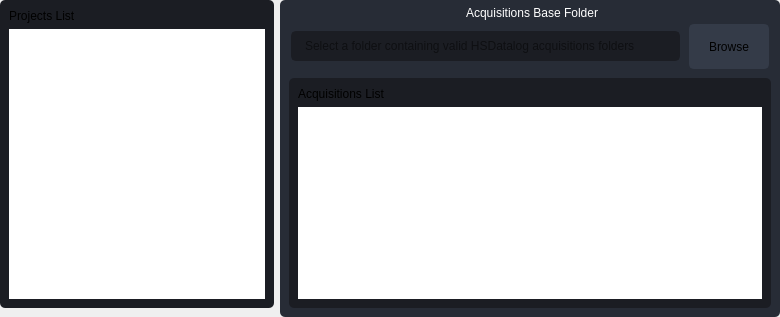
                                <widget class="QFrame" name="acq_upload_frame_content">
                                 <property name="sizePolicy">
                                  <sizepolicy hsizetype="Preferred" vsizetype="Preferred">
                                   <horstretch>0</horstretch>
                                   <verstretch>0</verstretch>
                                  </sizepolicy>
                                 </property>
                                 <property name="styleSheet">
                                  <string notr="true">border-radius: 5px;</string>
                                 </property>
                                 <property name="frameShape">
                                  <enum>QFrame::Shape::StyledPanel</enum>
                                 </property>
                                 <property name="frameShadow">
                                  <enum>QFrame::Shadow::Raised</enum>
                                 </property>
                                 <layout class="QHBoxLayout" name="horizontalLayout_10">
                                  <property name="spacing">
                                   <number>6</number>
                                  </property>
                                  <property name="leftMargin">
                                   <number>0</number>
                                  </property>
                                  <property name="topMargin">
                                   <number>0</number>
                                  </property>
                                  <property name="rightMargin">
                                   <number>0</number>
                                  </property>
                                  <property name="bottomMargin">
                                   <number>0</number>
                                  </property>
                                  <item>
                                   <widget class="QFrame" name="userLogin_frame">
                                    <property name="sizePolicy">
                                     <sizepolicy hsizetype="Expanding" vsizetype="Expanding">
                                      <horstretch>0</horstretch>
                                      <verstretch>0</verstretch>
                                     </sizepolicy>
                                    </property>
                                    <property name="minimumSize">
                                     <size>
                                      <width>0</width>
                                      <height>0</height>
                                     </size>
                                    </property>
                                    <property name="styleSheet">
                                     <string notr="true"/>
                                    </property>
                                    <property name="frameShape">
                                     <enum>QFrame::Shape::Panel</enum>
                                    </property>
                                    <property name="frameShadow">
                                     <enum>QFrame::Shadow::Raised</enum>
                                    </property>
                                    <layout class="QVBoxLayout" name="verticalLayout_21">
                                     <property name="spacing">
                                      <number>0</number>
                                     </property>
                                     <property name="leftMargin">
                                      <number>0</number>
                                     </property>
                                     <property name="topMargin">
                                      <number>0</number>
                                     </property>
                                     <property name="rightMargin">
                                      <number>0</number>
                                     </property>
                                     <property name="bottomMargin">
                                      <number>9</number>
                                     </property>
                                     <item>
                                      <widget class="QGroupBox" name="groupBox_projects_list">
                                       <property name="sizePolicy">
                                        <sizepolicy hsizetype="Preferred" vsizetype="Expanding">
                                         <horstretch>0</horstretch>
                                         <verstretch>0</verstretch>
                                        </sizepolicy>
                                       </property>
                                       <property name="minimumSize">
                                        <size>
                                         <width>0</width>
                                         <height>0</height>
                                        </size>
                                       </property>
                                       <property name="styleSheet">
                                        <string notr="true">QGroupBox {
	border-radius: 5px;
    border: transparent;
	background-color: rgb(27, 29, 35);
}

QRadioButton::indicator {
    border: 3px solid rgb(52, 59, 72);
	width: 15px;
	height: 15px;
	border-radius: 10px;
    background: rgb(44, 49, 60);
}
QRadioButton::indicator:hover {
    border: 3px solid rgb(58, 66, 81);
}
QRadioButton::indicator:checked {
    background: 3px solid rgb(94, 106, 130);
	border: 3px solid rgb(52, 59, 72);	
}</string>
                                       </property>
                                       <property name="title">
                                        <string/>
                                       </property>
                                       <property name="flat">
                                        <bool>false</bool>
                                       </property>
                                       <property name="checkable">
                                        <bool>false</bool>
                                       </property>
                                       <layout class="QVBoxLayout" name="verticalLayout_50">
                                        <property name="spacing">
                                         <number>6</number>
                                        </property>
                                        <property name="leftMargin">
                                         <number>9</number>
                                        </property>
                                        <property name="topMargin">
                                         <number>9</number>
                                        </property>
                                        <property name="rightMargin">
                                         <number>9</number>
                                        </property>
                                        <property name="bottomMargin">
                                         <number>9</number>
                                        </property>
                                        <item>
                                         <widget class="QLabel" name="label_3">
                                          <property name="sizePolicy">
                                           <sizepolicy hsizetype="Preferred" vsizetype="Fixed">
                                            <horstretch>0</horstretch>
                                            <verstretch>0</verstretch>
                                           </sizepolicy>
                                          </property>
                                          <property name="text">
                                           <string>Projects List</string>
                                          </property>
                                         </widget>
                                        </item>
                                        <item>
                                         <widget class="QListWidget" name="projects_listWidget">
                                          <property name="sizePolicy">
                                           <sizepolicy hsizetype="Expanding" vsizetype="Expanding">
                                            <horstretch>0</horstretch>
                                            <verstretch>0</verstretch>
                                           </sizepolicy>
                                          </property>
                                          <property name="styleSheet">
                                           <string notr="true"/>
                                          </property>
                                          <property name="tabKeyNavigation">
                                           <bool>false</bool>
                                          </property>
                                          <property name="showDropIndicator" stdset="0">
                                           <bool>false</bool>
                                          </property>
                                          <property name="dragEnabled">
                                           <bool>false</bool>
                                          </property>
                                          <property name="dragDropOverwriteMode">
                                           <bool>false</bool>
                                          </property>
                                          <property name="dragDropMode">
                                           <enum>QAbstractItemView::DragDropMode::NoDragDrop</enum>
                                          </property>
                                          <property name="defaultDropAction">
                                           <enum>Qt::DropAction::CopyAction</enum>
                                          </property>
                                          <property name="alternatingRowColors">
                                           <bool>false</bool>
                                          </property>
                                          <property name="selectionMode">
                                           <enum>QAbstractItemView::SelectionMode::NoSelection</enum>
                                          </property>
                                          <property name="textElideMode">
                                           <enum>Qt::TextElideMode::ElideNone</enum>
                                          </property>
                                          <property name="verticalScrollMode">
                                           <enum>QAbstractItemView::ScrollMode::ScrollPerPixel</enum>
                                          </property>
                                          <property name="horizontalScrollMode">
                                           <enum>QAbstractItemView::ScrollMode::ScrollPerPixel</enum>
                                          </property>
                                          <property name="movement">
                                           <enum>QListView::Movement::Static</enum>
                                          </property>
                                          <property name="isWrapping" stdset="0">
                                           <bool>false</bool>
                                          </property>
                                          <property name="resizeMode">
                                           <enum>QListView::ResizeMode::Fixed</enum>
                                          </property>
                                          <property name="viewMode">
                                           <enum>QListView::ViewMode::ListMode</enum>
                                          </property>
                                         </widget>
                                        </item>
                                       </layout>
                                      </widget>
                                     </item>
                                    </layout>
                                   </widget>
                                  </item>
                                  <item>
                                   <widget class="QFrame" name="groupBox_base_acquisition_selection">
                                    <property name="enabled">
                                     <bool>true</bool>
                                    </property>
                                    <property name="minimumSize">
                                     <size>
                                      <width>0</width>
                                      <height>0</height>
                                     </size>
                                    </property>
                                    <property name="cursor">
                                     <cursorShape>ArrowCursor</cursorShape>
                                    </property>
                                    <property name="styleSheet">
                                     <string notr="true">QComboBox{
	background-color: rgb(27, 29, 35);
	border-radius: 5px;
	border: 2px solid rgb(27, 29, 35);
	padding: 5px;
	padding-left: 10px;
}
QComboBox:hover{
	border: 2px solid rgb(64, 71, 88);
}
QComboBox QAbstractItemView {
	color: rgb(85, 170, 255);	
	background-color: rgb(27, 29, 35);
	padding: 10px;
	selection-background-color: rgb(39, 44, 54);
}
QComboBox:disabled{
	color: rgb(60,60,60);
	border: 2px solid rgb(32, 32, 32);
}</string>
                                    </property>
                                    <property name="frameShadow">
                                     <enum>QFrame::Shadow::Raised</enum>
                                    </property>
                                    <layout class="QHBoxLayout" name="horizontalLayout_34">
                                     <property name="spacing">
                                      <number>3</number>
                                     </property>
                                     <property name="leftMargin">
                                      <number>0</number>
                                     </property>
                                     <property name="topMargin">
                                      <number>0</number>
                                     </property>
                                     <property name="rightMargin">
                                      <number>0</number>
                                     </property>
                                     <property name="bottomMargin">
                                      <number>0</number>
                                     </property>
                                     <item>
                                      <widget class="QGroupBox" name="groupBox_inner_base_acquisition_selection">
                                       <property name="sizePolicy">
                                        <sizepolicy hsizetype="Fixed" vsizetype="Preferred">
                                         <horstretch>0</horstretch>
                                         <verstretch>0</verstretch>
                                        </sizepolicy>
                                       </property>
                                       <property name="minimumSize">
                                        <size>
                                         <width>500</width>
                                         <height>0</height>
                                        </size>
                                       </property>
                                       <property name="maximumSize">
                                        <size>
                                         <width>500</width>
                                         <height>16777215</height>
                                        </size>
                                       </property>
                                       <property name="styleSheet">
                                        <string notr="true">QGroupBox {
	background-color: rgb(39, 44, 54);
}

QGroupBox::title {
        subcontrol-origin: margin;
        subcontrol-position: top center; /* position at the top left */
        padding: 6 3px;
        color: white;              /* Text color of the title */
    }

QRadioButton::indicator {
    border: 3px solid rgb(52, 59, 72);
	width: 15px;
	height: 15px;
	border-radius: 10px;
    background: rgb(44, 49, 60);
}
QRadioButton::indicator:hover {
    border: 3px solid rgb(58, 66, 81);
}
QRadioButton::indicator:checked {
    background: 3px solid rgb(94, 106, 130);
	border: 3px solid rgb(52, 59, 72);	
}</string>
                                       </property>
                                       <property name="title">
                                        <string>Acquisitions Base Folder</string>
                                       </property>
                                       <property name="flat">
                                        <bool>false</bool>
                                       </property>
                                       <property name="checkable">
                                        <bool>false</bool>
                                       </property>
                                       <layout class="QVBoxLayout" name="verticalLayout_41">
                                        <property name="spacing">
                                         <number>9</number>
                                        </property>
                                        <property name="leftMargin">
                                         <number>9</number>
                                        </property>
                                        <property name="topMargin">
                                         <number>24</number>
                                        </property>
                                        <property name="rightMargin">
                                         <number>9</number>
                                        </property>
                                        <property name="bottomMargin">
                                         <number>9</number>
                                        </property>
                                        <item>
                                         <widget class="QFrame" name="inner_hframe">
                                          <property name="sizePolicy">
                                           <sizepolicy hsizetype="Preferred" vsizetype="Fixed">
                                            <horstretch>0</horstretch>
                                            <verstretch>0</verstretch>
                                           </sizepolicy>
                                          </property>
                                          <property name="minimumSize">
                                           <size>
                                            <width>0</width>
                                            <height>0</height>
                                           </size>
                                          </property>
                                          <property name="styleSheet">
                                           <string notr="true"/>
                                          </property>
                                          <property name="frameShape">
                                           <enum>QFrame::Shape::StyledPanel</enum>
                                          </property>
                                          <property name="frameShadow">
                                           <enum>QFrame::Shadow::Raised</enum>
                                          </property>
                                          <layout class="QHBoxLayout" name="horizontalLayout_36">
                                           <property name="spacing">
                                            <number>9</number>
                                           </property>
                                           <property name="leftMargin">
                                            <number>2</number>
                                           </property>
                                           <property name="topMargin">
                                            <number>0</number>
                                           </property>
                                           <property name="rightMargin">
                                            <number>2</number>
                                           </property>
                                           <property name="bottomMargin">
                                            <number>0</number>
                                           </property>
                                           <item>
                                            <widget class="QLineEdit" name="base_acq_folder_textEdit">
                                             <property name="minimumSize">
                                              <size>
                                               <width>0</width>
                                               <height>30</height>
                                              </size>
                                             </property>
                                             <property name="maximumSize">
                                              <size>
                                               <width>16777215</width>
                                               <height>30</height>
                                              </size>
                                             </property>
                                             <property name="styleSheet">
                                              <string notr="true">QLineEdit {
	height: 25px;
	background-color: rgb(27, 29, 35);
	border-radius: 5px;
	border: 2px solid rgb(27, 29, 35);
	padding-left: 10px;
}
QLineEdit:hover {
	border: 2px solid rgb(64, 71, 88);
}
QLineEdit:focus {
	border: 2px solid rgb(91, 101, 124);
}
QLineEdit[text=&quot;&quot;]{
	color:rgb(90,90,90);
}

QLineEdit:disabled {
	color: rgb(60,60,60);
	background-color: rgb(60, 60, 60);
	border: 2px solid rgb(32, 32, 32);
}</string>
                                             </property>
                                             <property name="placeholderText">
                                              <string>Select a folder containing valid HSDatalog acquisitions folders</string>
                                             </property>
                                            </widget>
                                           </item>
                                           <item>
                                            <widget class="QPushButton" name="base_acq_folder_button">
                                             <property name="enabled">
                                              <bool>true</bool>
                                             </property>
                                             <property name="sizePolicy">
                                              <sizepolicy hsizetype="Preferred" vsizetype="Preferred">
                                               <horstretch>0</horstretch>
                                               <verstretch>0</verstretch>
                                              </sizepolicy>
                                             </property>
                                             <property name="minimumSize">
                                              <size>
                                               <width>80</width>
                                               <height>45</height>
                                              </size>
                                             </property>
                                             <property name="maximumSize">
                                              <size>
                                               <width>16777215</width>
                                               <height>16777215</height>
                                              </size>
                                             </property>
                                             <property name="styleSheet">
                                              <string notr="true">QPushButton {
	border: 2px solid rgb(52, 59, 72);
	border-radius: 5px;	
	background-color: rgb(52, 59, 72);
	font: 700 9pt &quot;Segoe UI&quot;;
}
QPushButton:hover {
	background-color: rgb(57, 65, 80);
	border: 2px solid rgb(61, 70, 86);
}
QPushButton:pressed {	
	background-color: rgb(35, 40, 49);
	border: 2px solid rgb(43, 50, 61);
}
QPushButton:disabled {	
	background-color: rgb(35, 40, 49);
	border: 2px solid rgb(43, 50, 61);
}</string>
                                             </property>
                                             <property name="text">
                                              <string>Browse</string>
                                             </property>
                                             <property name="icon">
                                              <iconset resource="resources.qrc">
                                               <normaloff>:/icons/icons/baseline_folder_open_white_18dp.png</normaloff>:/icons/icons/baseline_folder_open_white_18dp.png</iconset>
                                             </property>
                                            </widget>
                                           </item>
                                          </layout>
                                         </widget>
                                        </item>
                                        <item>
                                         <widget class="QGroupBox" name="groupBox_acquisitions_list">
                                          <property name="sizePolicy">
                                           <sizepolicy hsizetype="Preferred" vsizetype="Preferred">
                                            <horstretch>0</horstretch>
                                            <verstretch>0</verstretch>
                                           </sizepolicy>
                                          </property>
                                          <property name="minimumSize">
                                           <size>
                                            <width>0</width>
                                            <height>0</height>
                                           </size>
                                          </property>
                                          <property name="styleSheet">
                                           <string notr="true">QGroupBox {
	border-radius: 5px;
	background-color: rgb(27, 29, 35);
}
QGroupBox::title {
        subcontrol-origin: margin;
        subcontrol-position: top left; /* position at the top left */
        margin: 6 6 3px;
        color: white;              /* Text color of the title */
    }

QRadioButton::indicator {
    border: 3px solid rgb(52, 59, 72);
	width: 15px;
	height: 15px;
	border-radius: 10px;
    background: rgb(44, 49, 60);
}
QRadioButton::indicator:hover {
    border: 3px solid rgb(58, 66, 81);
}
QRadioButton::indicator:checked {
    background: 3px solid rgb(94, 106, 130);
	border: 3px solid rgb(52, 59, 72);	
}</string>
                                          </property>
                                          <property name="title">
                                           <string/>
                                          </property>
                                          <property name="flat">
                                           <bool>false</bool>
                                          </property>
                                          <property name="checkable">
                                           <bool>false</bool>
                                          </property>
                                          <layout class="QVBoxLayout" name="verticalLayout_47">
                                           <property name="spacing">
                                            <number>6</number>
                                           </property>
                                           <property name="leftMargin">
                                            <number>9</number>
                                           </property>
                                           <property name="topMargin">
                                            <number>9</number>
                                           </property>
                                           <property name="rightMargin">
                                            <number>9</number>
                                           </property>
                                           <property name="bottomMargin">
                                            <number>9</number>
                                           </property>
                                           <item>
                                            <widget class="QLabel" name="label_4">
                                             <property name="sizePolicy">
                                              <sizepolicy hsizetype="Preferred" vsizetype="Fixed">
                                               <horstretch>0</horstretch>
                                               <verstretch>0</verstretch>
                                              </sizepolicy>
                                             </property>
                                             <property name="text">
                                              <string>Acquisitions List</string>
                                             </property>
                                            </widget>
                                           </item>
                                           <item>
                                            <widget class="QListWidget" name="acquisitions_listWidget">
                                             <property name="sizePolicy">
                                              <sizepolicy hsizetype="Expanding" vsizetype="Expanding">
                                               <horstretch>0</horstretch>
                                               <verstretch>0</verstretch>
                                              </sizepolicy>
                                             </property>
                                             <property name="styleSheet">
                                              <string notr="true">QListWidget::item:hover {
	border-radius: 5px;
	background-color: (255, 210, 0);
	border: 2px solid rgb(255, 232, 128);
}</string>
                                             </property>
                                             <property name="tabKeyNavigation">
                                              <bool>false</bool>
                                             </property>
                                             <property name="showDropIndicator" stdset="0">
                                              <bool>false</bool>
                                             </property>
                                             <property name="dragEnabled">
                                              <bool>false</bool>
                                             </property>
                                             <property name="dragDropOverwriteMode">
                                              <bool>false</bool>
                                             </property>
                                             <property name="dragDropMode">
                                              <enum>QAbstractItemView::DragDropMode::NoDragDrop</enum>
                                             </property>
                                             <property name="defaultDropAction">
                                              <enum>Qt::DropAction::CopyAction</enum>
                                             </property>
                                             <property name="alternatingRowColors">
                                              <bool>false</bool>
                                             </property>
                                             <property name="selectionMode">
                                              <enum>QAbstractItemView::SelectionMode::SingleSelection</enum>
                                             </property>
                                             <property name="textElideMode">
                                              <enum>Qt::TextElideMode::ElideNone</enum>
                                             </property>
                                             <property name="movement">
                                              <enum>QListView::Movement::Static</enum>
                                             </property>
                                             <property name="resizeMode">
                                              <enum>QListView::ResizeMode::Fixed</enum>
                                             </property>
                                             <property name="viewMode">
                                              <enum>QListView::ViewMode::ListMode</enum>
                                             </property>
                                            </widget>
                                           </item>
                                          </layout>
                                         </widget>
                                        </item>
                                       </layout>
                                      </widget>
                                     </item>
                                    </layout>
                                   </widget>
                                  </item>
                                 </layout>
                                </widget>
